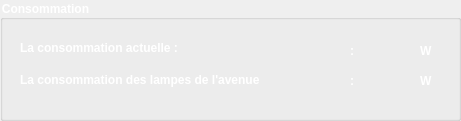
   <widget class="QGroupBox" name="groupBox">
    <property name="geometry">
     <rect>
      <x>40</x>
      <y>150</y>
      <width>461</width>
      <height>121</height>
     </rect>
    </property>
    <property name="palette">
     <palette>
      <active>
       <colorrole role="WindowText">
        <brush brushstyle="SolidPattern">
         <color alpha="255">
          <red>255</red>
          <green>255</green>
          <blue>255</blue>
         </color>
        </brush>
       </colorrole>
       <colorrole role="Text">
        <brush brushstyle="SolidPattern">
         <color alpha="255">
          <red>255</red>
          <green>255</green>
          <blue>255</blue>
         </color>
        </brush>
       </colorrole>
       <colorrole role="ButtonText">
        <brush brushstyle="SolidPattern">
         <color alpha="255">
          <red>255</red>
          <green>255</green>
          <blue>255</blue>
         </color>
        </brush>
       </colorrole>
      </active>
      <inactive>
       <colorrole role="WindowText">
        <brush brushstyle="SolidPattern">
         <color alpha="255">
          <red>255</red>
          <green>255</green>
          <blue>255</blue>
         </color>
        </brush>
       </colorrole>
       <colorrole role="Text">
        <brush brushstyle="SolidPattern">
         <color alpha="255">
          <red>255</red>
          <green>255</green>
          <blue>255</blue>
         </color>
        </brush>
       </colorrole>
       <colorrole role="ButtonText">
        <brush brushstyle="SolidPattern">
         <color alpha="255">
          <red>255</red>
          <green>255</green>
          <blue>255</blue>
         </color>
        </brush>
       </colorrole>
      </inactive>
      <disabled>
       <colorrole role="WindowText">
        <brush brushstyle="SolidPattern">
         <color alpha="255">
          <red>255</red>
          <green>255</green>
          <blue>255</blue>
         </color>
        </brush>
       </colorrole>
       <colorrole role="Text">
        <brush brushstyle="SolidPattern">
         <color alpha="255">
          <red>255</red>
          <green>255</green>
          <blue>255</blue>
         </color>
        </brush>
       </colorrole>
       <colorrole role="ButtonText">
        <brush brushstyle="SolidPattern">
         <color alpha="255">
          <red>255</red>
          <green>255</green>
          <blue>255</blue>
         </color>
        </brush>
       </colorrole>
      </disabled>
     </palette>
    </property>
    <property name="font">
     <font>
      <weight>75</weight>
      <bold>true</bold>
     </font>
    </property>
    <property name="styleSheet">
     <string notr="true">QgroupBox{
color : white;
}
* {
    color: white;
}</string>
    </property>
    <property name="title">
     <string>Consommation</string>
    </property>
    <widget class="QLabel" name="label_8">
     <property name="geometry">
      <rect>
       <x>20</x>
       <y>70</y>
       <width>281</width>
       <height>20</height>
      </rect>
     </property>
     <property name="palette">
      <palette>
       <active>
        <colorrole role="WindowText">
         <brush brushstyle="SolidPattern">
          <color alpha="255">
           <red>255</red>
           <green>255</green>
           <blue>255</blue>
          </color>
         </brush>
        </colorrole>
        <colorrole role="Text">
         <brush brushstyle="SolidPattern">
          <color alpha="255">
           <red>255</red>
           <green>255</green>
           <blue>255</blue>
          </color>
         </brush>
        </colorrole>
        <colorrole role="ButtonText">
         <brush brushstyle="SolidPattern">
          <color alpha="255">
           <red>255</red>
           <green>255</green>
           <blue>255</blue>
          </color>
         </brush>
        </colorrole>
       </active>
       <inactive>
        <colorrole role="WindowText">
         <brush brushstyle="SolidPattern">
          <color alpha="255">
           <red>255</red>
           <green>255</green>
           <blue>255</blue>
          </color>
         </brush>
        </colorrole>
        <colorrole role="Text">
         <brush brushstyle="SolidPattern">
          <color alpha="255">
           <red>255</red>
           <green>255</green>
           <blue>255</blue>
          </color>
         </brush>
        </colorrole>
        <colorrole role="ButtonText">
         <brush brushstyle="SolidPattern">
          <color alpha="255">
           <red>255</red>
           <green>255</green>
           <blue>255</blue>
          </color>
         </brush>
        </colorrole>
       </inactive>
       <disabled>
        <colorrole role="WindowText">
         <brush brushstyle="SolidPattern">
          <color alpha="255">
           <red>255</red>
           <green>255</green>
           <blue>255</blue>
          </color>
         </brush>
        </colorrole>
        <colorrole role="Text">
         <brush brushstyle="SolidPattern">
          <color alpha="255">
           <red>255</red>
           <green>255</green>
           <blue>255</blue>
          </color>
         </brush>
        </colorrole>
        <colorrole role="ButtonText">
         <brush brushstyle="SolidPattern">
          <color alpha="255">
           <red>255</red>
           <green>255</green>
           <blue>255</blue>
          </color>
         </brush>
        </colorrole>
       </disabled>
      </palette>
     </property>
     <property name="font">
      <font>
       <weight>75</weight>
       <bold>true</bold>
      </font>
     </property>
     <property name="text">
      <string>La consommation des lampes de l'avenue </string>
     </property>
    </widget>
    <widget class="QLabel" name="label_10">
     <property name="geometry">
      <rect>
       <x>420</x>
       <y>70</y>
       <width>21</width>
       <height>21</height>
      </rect>
     </property>
     <property name="palette">
      <palette>
       <active>
        <colorrole role="WindowText">
         <brush brushstyle="SolidPattern">
          <color alpha="255">
           <red>255</red>
           <green>255</green>
           <blue>255</blue>
          </color>
         </brush>
        </colorrole>
        <colorrole role="Text">
         <brush brushstyle="SolidPattern">
          <color alpha="255">
           <red>255</red>
           <green>255</green>
           <blue>255</blue>
          </color>
         </brush>
        </colorrole>
        <colorrole role="ButtonText">
         <brush brushstyle="SolidPattern">
          <color alpha="255">
           <red>255</red>
           <green>255</green>
           <blue>255</blue>
          </color>
         </brush>
        </colorrole>
       </active>
       <inactive>
        <colorrole role="WindowText">
         <brush brushstyle="SolidPattern">
          <color alpha="255">
           <red>255</red>
           <green>255</green>
           <blue>255</blue>
          </color>
         </brush>
        </colorrole>
        <colorrole role="Text">
         <brush brushstyle="SolidPattern">
          <color alpha="255">
           <red>255</red>
           <green>255</green>
           <blue>255</blue>
          </color>
         </brush>
        </colorrole>
        <colorrole role="ButtonText">
         <brush brushstyle="SolidPattern">
          <color alpha="255">
           <red>255</red>
           <green>255</green>
           <blue>255</blue>
          </color>
         </brush>
        </colorrole>
       </inactive>
       <disabled>
        <colorrole role="WindowText">
         <brush brushstyle="SolidPattern">
          <color alpha="255">
           <red>255</red>
           <green>255</green>
           <blue>255</blue>
          </color>
         </brush>
        </colorrole>
        <colorrole role="Text">
         <brush brushstyle="SolidPattern">
          <color alpha="255">
           <red>255</red>
           <green>255</green>
           <blue>255</blue>
          </color>
         </brush>
        </colorrole>
        <colorrole role="ButtonText">
         <brush brushstyle="SolidPattern">
          <color alpha="255">
           <red>255</red>
           <green>255</green>
           <blue>255</blue>
          </color>
         </brush>
        </colorrole>
       </disabled>
      </palette>
     </property>
     <property name="font">
      <font>
       <weight>75</weight>
       <bold>true</bold>
      </font>
     </property>
     <property name="text">
      <string>W</string>
     </property>
    </widget>
    <widget class="QLabel" name="label_11">
     <property name="geometry">
      <rect>
       <x>20</x>
       <y>40</y>
       <width>171</width>
       <height>16</height>
      </rect>
     </property>
     <property name="palette">
      <palette>
       <active>
        <colorrole role="WindowText">
         <brush brushstyle="SolidPattern">
          <color alpha="255">
           <red>255</red>
           <green>255</green>
           <blue>255</blue>
          </color>
         </brush>
        </colorrole>
        <colorrole role="Text">
         <brush brushstyle="SolidPattern">
          <color alpha="255">
           <red>255</red>
           <green>255</green>
           <blue>255</blue>
          </color>
         </brush>
        </colorrole>
        <colorrole role="ButtonText">
         <brush brushstyle="SolidPattern">
          <color alpha="255">
           <red>255</red>
           <green>255</green>
           <blue>255</blue>
          </color>
         </brush>
        </colorrole>
       </active>
       <inactive>
        <colorrole role="WindowText">
         <brush brushstyle="SolidPattern">
          <color alpha="255">
           <red>255</red>
           <green>255</green>
           <blue>255</blue>
          </color>
         </brush>
        </colorrole>
        <colorrole role="Text">
         <brush brushstyle="SolidPattern">
          <color alpha="255">
           <red>255</red>
           <green>255</green>
           <blue>255</blue>
          </color>
         </brush>
        </colorrole>
        <colorrole role="ButtonText">
         <brush brushstyle="SolidPattern">
          <color alpha="255">
           <red>255</red>
           <green>255</green>
           <blue>255</blue>
          </color>
         </brush>
        </colorrole>
       </inactive>
       <disabled>
        <colorrole role="WindowText">
         <brush brushstyle="SolidPattern">
          <color alpha="255">
           <red>255</red>
           <green>255</green>
           <blue>255</blue>
          </color>
         </brush>
        </colorrole>
        <colorrole role="Text">
         <brush brushstyle="SolidPattern">
          <color alpha="255">
           <red>255</red>
           <green>255</green>
           <blue>255</blue>
          </color>
         </brush>
        </colorrole>
        <colorrole role="ButtonText">
         <brush brushstyle="SolidPattern">
          <color alpha="255">
           <red>255</red>
           <green>255</green>
           <blue>255</blue>
          </color>
         </brush>
        </colorrole>
       </disabled>
      </palette>
     </property>
     <property name="font">
      <font>
       <weight>75</weight>
       <bold>true</bold>
      </font>
     </property>
     <property name="text">
      <string>La consommation actuelle :</string>
     </property>
    </widget>
    <widget class="QLabel" name="label_12">
     <property name="geometry">
      <rect>
       <x>420</x>
       <y>40</y>
       <width>21</width>
       <height>21</height>
      </rect>
     </property>
     <property name="palette">
      <palette>
       <active>
        <colorrole role="WindowText">
         <brush brushstyle="SolidPattern">
          <color alpha="255">
           <red>255</red>
           <green>255</green>
           <blue>255</blue>
          </color>
         </brush>
        </colorrole>
        <colorrole role="Text">
         <brush brushstyle="SolidPattern">
          <color alpha="255">
           <red>255</red>
           <green>255</green>
           <blue>255</blue>
          </color>
         </brush>
        </colorrole>
        <colorrole role="ButtonText">
         <brush brushstyle="SolidPattern">
          <color alpha="255">
           <red>255</red>
           <green>255</green>
           <blue>255</blue>
          </color>
         </brush>
        </colorrole>
       </active>
       <inactive>
        <colorrole role="WindowText">
         <brush brushstyle="SolidPattern">
          <color alpha="255">
           <red>255</red>
           <green>255</green>
           <blue>255</blue>
          </color>
         </brush>
        </colorrole>
        <colorrole role="Text">
         <brush brushstyle="SolidPattern">
          <color alpha="255">
           <red>255</red>
           <green>255</green>
           <blue>255</blue>
          </color>
         </brush>
        </colorrole>
        <colorrole role="ButtonText">
         <brush brushstyle="SolidPattern">
          <color alpha="255">
           <red>255</red>
           <green>255</green>
           <blue>255</blue>
          </color>
         </brush>
        </colorrole>
       </inactive>
       <disabled>
        <colorrole role="WindowText">
         <brush brushstyle="SolidPattern">
          <color alpha="255">
           <red>255</red>
           <green>255</green>
           <blue>255</blue>
          </color>
         </brush>
        </colorrole>
        <colorrole role="Text">
         <brush brushstyle="SolidPattern">
          <color alpha="255">
           <red>255</red>
           <green>255</green>
           <blue>255</blue>
          </color>
         </brush>
        </colorrole>
        <colorrole role="ButtonText">
         <brush brushstyle="SolidPattern">
          <color alpha="255">
           <red>255</red>
           <green>255</green>
           <blue>255</blue>
          </color>
         </brush>
        </colorrole>
       </disabled>
      </palette>
     </property>
     <property name="font">
      <font>
       <weight>75</weight>
       <bold>true</bold>
      </font>
     </property>
     <property name="text">
      <string>W</string>
     </property>
    </widget>
    <widget class="QLabel" name="CA">
     <property name="geometry">
      <rect>
       <x>370</x>
       <y>40</y>
       <width>41</width>
       <height>21</height>
      </rect>
     </property>
     <property name="palette">
      <palette>
       <active>
        <colorrole role="WindowText">
         <brush brushstyle="SolidPattern">
          <color alpha="255">
           <red>255</red>
           <green>255</green>
           <blue>255</blue>
          </color>
         </brush>
        </colorrole>
        <colorrole role="Text">
         <brush brushstyle="SolidPattern">
          <color alpha="255">
           <red>255</red>
           <green>255</green>
           <blue>255</blue>
          </color>
         </brush>
        </colorrole>
        <colorrole role="ButtonText">
         <brush brushstyle="SolidPattern">
          <color alpha="255">
           <red>255</red>
           <green>255</green>
           <blue>255</blue>
          </color>
         </brush>
        </colorrole>
       </active>
       <inactive>
        <colorrole role="WindowText">
         <brush brushstyle="SolidPattern">
          <color alpha="255">
           <red>255</red>
           <green>255</green>
           <blue>255</blue>
          </color>
         </brush>
        </colorrole>
        <colorrole role="Text">
         <brush brushstyle="SolidPattern">
          <color alpha="255">
           <red>255</red>
           <green>255</green>
           <blue>255</blue>
          </color>
         </brush>
        </colorrole>
        <colorrole role="ButtonText">
         <brush brushstyle="SolidPattern">
          <color alpha="255">
           <red>255</red>
           <green>255</green>
           <blue>255</blue>
          </color>
         </brush>
        </colorrole>
       </inactive>
       <disabled>
        <colorrole role="WindowText">
         <brush brushstyle="SolidPattern">
          <color alpha="255">
           <red>255</red>
           <green>255</green>
           <blue>255</blue>
          </color>
         </brush>
        </colorrole>
        <colorrole role="Text">
         <brush brushstyle="SolidPattern">
          <color alpha="255">
           <red>255</red>
           <green>255</green>
           <blue>255</blue>
          </color>
         </brush>
        </colorrole>
        <colorrole role="ButtonText">
         <brush brushstyle="SolidPattern">
          <color alpha="255">
           <red>255</red>
           <green>255</green>
           <blue>255</blue>
          </color>
         </brush>
        </colorrole>
       </disabled>
      </palette>
     </property>
     <property name="font">
      <font>
       <weight>75</weight>
       <bold>true</bold>
      </font>
     </property>
     <property name="text">
      <string/>
     </property>
    </widget>
    <widget class="QLabel" name="con">
     <property name="geometry">
      <rect>
       <x>370</x>
       <y>70</y>
       <width>41</width>
       <height>20</height>
      </rect>
     </property>
     <property name="palette">
      <palette>
       <active>
        <colorrole role="WindowText">
         <brush brushstyle="SolidPattern">
          <color alpha="255">
           <red>255</red>
           <green>255</green>
           <blue>255</blue>
          </color>
         </brush>
        </colorrole>
        <colorrole role="Text">
         <brush brushstyle="SolidPattern">
          <color alpha="255">
           <red>255</red>
           <green>255</green>
           <blue>255</blue>
          </color>
         </brush>
        </colorrole>
        <colorrole role="ButtonText">
         <brush brushstyle="SolidPattern">
          <color alpha="255">
           <red>255</red>
           <green>255</green>
           <blue>255</blue>
          </color>
         </brush>
        </colorrole>
       </active>
       <inactive>
        <colorrole role="WindowText">
         <brush brushstyle="SolidPattern">
          <color alpha="255">
           <red>255</red>
           <green>255</green>
           <blue>255</blue>
          </color>
         </brush>
        </colorrole>
        <colorrole role="Text">
         <brush brushstyle="SolidPattern">
          <color alpha="255">
           <red>255</red>
           <green>255</green>
           <blue>255</blue>
          </color>
         </brush>
        </colorrole>
        <colorrole role="ButtonText">
         <brush brushstyle="SolidPattern">
          <color alpha="255">
           <red>255</red>
           <green>255</green>
           <blue>255</blue>
          </color>
         </brush>
        </colorrole>
       </inactive>
       <disabled>
        <colorrole role="WindowText">
         <brush brushstyle="SolidPattern">
          <color alpha="255">
           <red>255</red>
           <green>255</green>
           <blue>255</blue>
          </color>
         </brush>
        </colorrole>
        <colorrole role="Text">
         <brush brushstyle="SolidPattern">
          <color alpha="255">
           <red>255</red>
           <green>255</green>
           <blue>255</blue>
          </color>
         </brush>
        </colorrole>
        <colorrole role="ButtonText">
         <brush brushstyle="SolidPattern">
          <color alpha="255">
           <red>255</red>
           <green>255</green>
           <blue>255</blue>
          </color>
         </brush>
        </colorrole>
       </disabled>
      </palette>
     </property>
     <property name="font">
      <font>
       <weight>75</weight>
       <bold>true</bold>
      </font>
     </property>
     <property name="text">
      <string/>
     </property>
    </widget>
    <widget class="QLabel" name="label_14">
     <property name="geometry">
      <rect>
       <x>350</x>
       <y>70</y>
       <width>16</width>
       <height>21</height>
      </rect>
     </property>
     <property name="palette">
      <palette>
       <active>
        <colorrole role="WindowText">
         <brush brushstyle="SolidPattern">
          <color alpha="255">
           <red>255</red>
           <green>255</green>
           <blue>255</blue>
          </color>
         </brush>
        </colorrole>
        <colorrole role="Text">
         <brush brushstyle="SolidPattern">
          <color alpha="255">
           <red>255</red>
           <green>255</green>
           <blue>255</blue>
          </color>
         </brush>
        </colorrole>
        <colorrole role="ButtonText">
         <brush brushstyle="SolidPattern">
          <color alpha="255">
           <red>255</red>
           <green>255</green>
           <blue>255</blue>
          </color>
         </brush>
        </colorrole>
       </active>
       <inactive>
        <colorrole role="WindowText">
         <brush brushstyle="SolidPattern">
          <color alpha="255">
           <red>255</red>
           <green>255</green>
           <blue>255</blue>
          </color>
         </brush>
        </colorrole>
        <colorrole role="Text">
         <brush brushstyle="SolidPattern">
          <color alpha="255">
           <red>255</red>
           <green>255</green>
           <blue>255</blue>
          </color>
         </brush>
        </colorrole>
        <colorrole role="ButtonText">
         <brush brushstyle="SolidPattern">
          <color alpha="255">
           <red>255</red>
           <green>255</green>
           <blue>255</blue>
          </color>
         </brush>
        </colorrole>
       </inactive>
       <disabled>
        <colorrole role="WindowText">
         <brush brushstyle="SolidPattern">
          <color alpha="255">
           <red>255</red>
           <green>255</green>
           <blue>255</blue>
          </color>
         </brush>
        </colorrole>
        <colorrole role="Text">
         <brush brushstyle="SolidPattern">
          <color alpha="255">
           <red>255</red>
           <green>255</green>
           <blue>255</blue>
          </color>
         </brush>
        </colorrole>
        <colorrole role="ButtonText">
         <brush brushstyle="SolidPattern">
          <color alpha="255">
           <red>255</red>
           <green>255</green>
           <blue>255</blue>
          </color>
         </brush>
        </colorrole>
       </disabled>
      </palette>
     </property>
     <property name="font">
      <font>
       <weight>75</weight>
       <bold>true</bold>
      </font>
     </property>
     <property name="text">
      <string>:</string>
     </property>
    </widget>
    <widget class="QLabel" name="label_15">
     <property name="geometry">
      <rect>
       <x>290</x>
       <y>70</y>
       <width>41</width>
       <height>21</height>
      </rect>
     </property>
     <property name="font">
      <font>
       <weight>75</weight>
       <bold>true</bold>
      </font>
     </property>
     <property name="text">
      <string/>
     </property>
    </widget>
    <widget class="QLabel" name="label_16">
     <property name="geometry">
      <rect>
       <x>350</x>
       <y>40</y>
       <width>16</width>
       <height>21</height>
      </rect>
     </property>
     <property name="palette">
      <palette>
       <active>
        <colorrole role="WindowText">
         <brush brushstyle="SolidPattern">
          <color alpha="255">
           <red>255</red>
           <green>255</green>
           <blue>255</blue>
          </color>
         </brush>
        </colorrole>
        <colorrole role="Text">
         <brush brushstyle="SolidPattern">
          <color alpha="255">
           <red>255</red>
           <green>255</green>
           <blue>255</blue>
          </color>
         </brush>
        </colorrole>
        <colorrole role="ButtonText">
         <brush brushstyle="SolidPattern">
          <color alpha="255">
           <red>255</red>
           <green>255</green>
           <blue>255</blue>
          </color>
         </brush>
        </colorrole>
       </active>
       <inactive>
        <colorrole role="WindowText">
         <brush brushstyle="SolidPattern">
          <color alpha="255">
           <red>255</red>
           <green>255</green>
           <blue>255</blue>
          </color>
         </brush>
        </colorrole>
        <colorrole role="Text">
         <brush brushstyle="SolidPattern">
          <color alpha="255">
           <red>255</red>
           <green>255</green>
           <blue>255</blue>
          </color>
         </brush>
        </colorrole>
        <colorrole role="ButtonText">
         <brush brushstyle="SolidPattern">
          <color alpha="255">
           <red>255</red>
           <green>255</green>
           <blue>255</blue>
          </color>
         </brush>
        </colorrole>
       </inactive>
       <disabled>
        <colorrole role="WindowText">
         <brush brushstyle="SolidPattern">
          <color alpha="255">
           <red>255</red>
           <green>255</green>
           <blue>255</blue>
          </color>
         </brush>
        </colorrole>
        <colorrole role="Text">
         <brush brushstyle="SolidPattern">
          <color alpha="255">
           <red>255</red>
           <green>255</green>
           <blue>255</blue>
          </color>
         </brush>
        </colorrole>
        <colorrole role="ButtonText">
         <brush brushstyle="SolidPattern">
          <color alpha="255">
           <red>255</red>
           <green>255</green>
           <blue>255</blue>
          </color>
         </brush>
        </colorrole>
       </disabled>
      </palette>
     </property>
     <property name="font">
      <font>
       <weight>75</weight>
       <bold>true</bold>
      </font>
     </property>
     <property name="text">
      <string>:</string>
     </property>
    </widget>
    <zorder>label_11</zorder>
    <zorder>CA</zorder>
    <zorder>label_12</zorder>
    <zorder>label_8</zorder>
    <zorder>con</zorder>
    <zorder>label_10</zorder>
    <zorder>label_14</zorder>
    <zorder>label_15</zorder>
    <zorder>label_16</zorder>
   </widget>
